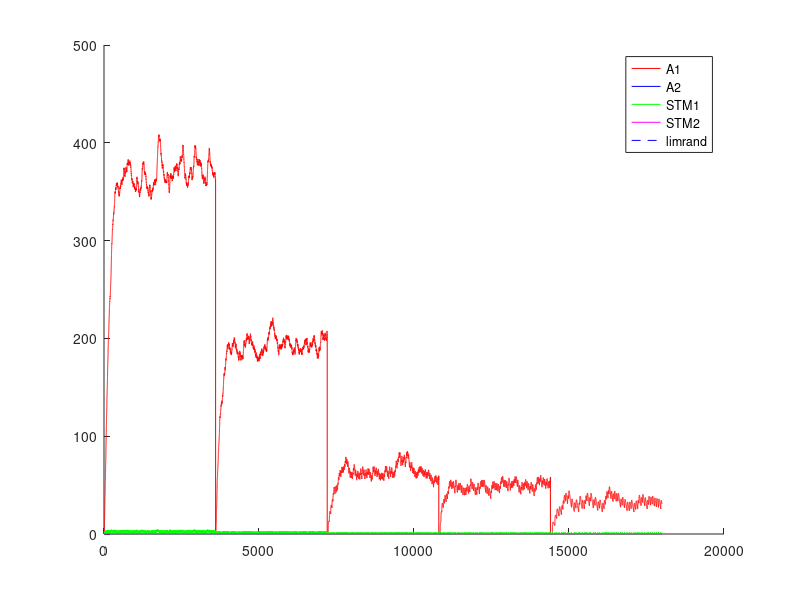

The MATLAB script that drew this image: (Note: this script raises an error after producing the figure.)
%% Experimento con Variable-Interval - VI - intervalo Variable
%% Existen multiples intancias de palanquelo (cada vez que realiza respuesta decide si realiza otra o no)
%% Luego que transcurre el intervalo, si el animal realiza una respuesta obtiene refuerzo.
%% Un trial dura 3600 segundos.
%% Una sesion 1 o 3 trial (seg´un la dinamica del animal)
%% 5 sesiones por Experimento. Cada sesion es un intervalo diferente.
%% 1 experimento
%% Tiempo para realizar un respuesta 1 segundo
%% 
%% La probabilidad de eleccion se ajusta al nivel de maxima frecuencia de palanqueo
%% 

close all
clc
clear

%% Matriz de pago 0 1 

%%% Se ajusto la apreciacion de las cantidades de refuerzo 
function rf = feel(pellets)
  rf=0;
  if (nargin~=0)
    rf=(12.8*(1-exp(-.25.* pellets.^(2))))+(12.8*(1-exp(-.5.* pellets)));
  else
    error ("Faltan parametros");
  endif
endfunction
%% 
%% 

%% INICIALIZATION
%%%%%% CONSTANTES DE SESIONES
Ntrial  =  1 ;   %% un trial de 3600 segundos
tTrial  =  3600; %% en segundos
tResp   =  1;    %% en segundos
tMuestreo = 0.25;%% en segundos
Nses    =  5 ;
Vi=[5,10,30,40,60]; %% valores medios de intervalos variables
Ntest   =  1;
limrand =  0.138;
saving  =  0.01 ;
%%%%%% CONSTANTES DE DECAIMIENTO
alpha = 1*tMuestreo;
beta  = 0.125*tMuestreo ;
gamma = 0.0067*tMuestreo;%0.025 ; 
delta = 1*tMuestreo;
%%%%%% INICIALIZACION
palanca = zeros(2,1);
Rf_1=0;
Rf_2=0;
A1=zeros(1,Ntest);
A2=zeros(1,Ntest);
stm_1=zeros(2,Ntest);
stm_2=zeros(2,Ntest);
d=1;

sesion = zeros(Nses,1);
trialXsesion = zeros(Nses,Ntrial);
terminal_sesion=zeros(Nses,1);
nb_resp = zeros(Nses,Ntest);
refuerzo = zeros(Nses,Ntest);
%contadorP1=0;
%contadorP2=0;
contadorI=0;

%% CALCULO DE AROUSAL MAXIMO
%% Iteraciones de respuesta refuerzo para encotnrar el STM medio
Nconfig=5; %% Tasa de respuesta de configuracion
%plot([1:0.01:20],(12.8*(1-exp(-.25.* [1:0.01:20].^(2))))+(12.8*(1-exp(-.5.* [1:0.01:20]))),'.k')
R1 = floor(feel(1)); %tiempo de refuezo para R
l1 = Nconfig/tMuestreo; % duracion entre trials
suma = 0; %suma es un valor necesaria para calcular max1 y min1
suma = alpha*R1 %% Refuerzo cada N respuestas
iter=100; %% numero de iteraciones para que converja el stm
max1 = 0; %maximum de stm1
min1 = 0; %minimum de stm1
for i = 1:iter 
  suma = (1-beta)^(Nconfig/tMuestreo)*suma;%% Instantes que decae el stm
  min1=suma;
  suma += alpha*R1; %Refuerzo
  max1=suma;
end
comp=.88;
S1 = (((max1-min1)*(comp*l1))/2)+min1*comp*l1; %calcul de la superficie del triangulo mas la de el rectangulo
stm_1_medio = S1/(l1);
A1max = (delta/gamma)*stm_1_medio;

%% INICIO DE LAS ITERATIONS
for l = 1:Ntest  %% TESTES
  Num=0;
  for k = 1:Nses  %% SESIONES (cambia el N)
    i=1;
    %duracion = [1,tTrial*ones(1,Ntrial)];
    
    contador = 0;
    contadorI =0;
    %palanca(1)=randi(2);
    
    %% Agregar intervalo de refuerzos  %%
    intervalo=Vi(k);
    if k>1
      A1(Num+1,l)=saving*A1(Num,l);
      A2(Num+1,l)=saving*A2(Num,l);
      stm_1(Num+1,l)=0*stm_1(Num,l);
      stm_2(Num+1,l)=0*stm_2(Num,l); 
      %%% ELECCION DE LA PRIMERA PALANCA 
%      if A1(Num,1)>A2(Num,1)
%        palanca(2)=1;
%      else
%        palanca(2)=2;
%      end
    end       
    P1(i,k)=0.5;
    %P2(i,k)=0.5;
    for j=2:(Ntrial*tTrial/tMuestreo) %% Todos los trials juntos
      
      if contador == tResp/tMuestreo%duracion(i)
        contador = 0;
        i = i+1 ;
        J = j ;
        if (i==3605)
        aa=1;
        endif
        P1(i,k)=0.5*(1-exp(-(5*A1((j-1)+Num,l))/A1max))+0.5; %probabilidad en exponential
        
        a = rand ;
        %%% ELECCION DE LA PALANCA %%% Basicamente elige palanquear o no palanquear
        if (A1((j-1)+Num,l)<=limrand)&&(A2((j-1)+Num,l)<=limrand)
          palanca(i)=randi(2);
        elseif (A1((j-1)+Num,l)>=limrand)&&(A2((j-1)+Num,l)<=limrand)
          if a>=P1(i,k)
            palanca(i)=2;
          else
            palanca(i)=1;
          end
        elseif (A1((j-1)+Num,l)>A2((j-1)+Num,l))
          if a>=P1(i,k)
            palanca(i)=2;
          else
            palanca(i)=1;
          end
        end
        %%% REFUERZO %%%
        if (contadorI >= intervalo/tMuestreo)
          if (palanca(i)==1)
            Rfz=floor(feel(1));
            Rf_1 = Rfz;
            Rf_2 = 0;
            contadorI =1;
            dispe =.5; %% dispercion del 50% del valor de la intervalo
            intervalo = Vi(k)*(1 + dispe*(1-2*rand));
            refuerzo(k,l)++;
          else
          %contador++;
          contadorI++;
          Rf_1=0;
          Rf_2=0;
          endif
        else
        %contador++;
        contadorI++;
        Rf_1=0;
        Rf_2=0;
        endif
      else
        contador++;
        contadorI++;
        Rf_1=0;
        Rf_2=0;
      end
      stm_1(j+Num,l)=(1-beta)*stm_1((j-1)+Num,l)+alpha*Rf_1;
      stm_2(j+Num,l)=(1-beta)*stm_2((j-1)+Num,l)+alpha*Rf_2;
      A1(j+Num,l)=(1-gamma)*A1((j-1)+Num,l)+delta*stm_1(j+Num,l);
      A2(j+Num,l)=(1-gamma)*A2((j-1)+Num,l)+delta*stm_2(j+Num,l);
    end
    
    
    %%% CONTADOR DE A QUE J SE CAMBIA LA SESION
    %sesion(k-1,l)=j;
    sesion(k,l)=j+Num;
    %%% DEFINICION DE NUM
%    compteur = 0 ;
%    for i=1:length(A1(:,l))
%      if A1(i,l)~=0
%        compteur = compteur +1;
%      end
%    end
%    Num=compteur;
    Num = j+Num;
    Sizemat = length(A1);
    
    for j = 1:length(palanca)
      if palanca(j)==1
        %nb_coop(k-1,l)= nb_coop(k-1,l)+1;
        nb_resp(k,l)= nb_resp(k,l)+1;
      end
    end
  end
end


%%% PRUEBAS 
%%% ENCONTRA LA LONGITUD REAL DEL EXPERIMENTACION
nonnul = zeros(Ntest,1);
for k=1:Ntest
  for i=1:length(A1)
    if A1(i,k) ~= 0
      nonnul(k)=nonnul(k)+1;
    end
  end
end

%%% PRUEBA I _ PESO DE LA EXPERIMENTACION EN LA MEMORIA
porcent = 0;
for i = 1:Ntest
  if sum(A1(:,i)) > 10 * sum(A2(:,i))
    porcent = porcent +1;
  end
end

%%% PRUEBA II _ SI LA EXCITATION ALCANZA A SU MAXIMUM
maxima = zeros(Ntest,1);
for k = 1:Ntest
  if floor(max(A1(:,k))) == floor(max(max(A1))) 
    maxima(k) = maxima(k) +1;
  end
end

%%% PRUEBA III _ EN QUE SESION LA PALANCA GANA DE VERDAD
%ird = zeros(Ntest,1);
%for k = 1:Ntest
%  i=1;
%  while 1
%    if A1(nonnul(k)-i,k) < limrand
%      ird(k) = nonnul(k)-i+1;
%      break;
%    else
%      i=i+1;
%    end
%  end
%end
%
%%%% PRUEBA IV _ CONVIERTE J EN NUMERO DE SESION
%for k = 1:Ntest
%  i=1;
%  while 1
%    if ird(k) <= sum(sesion(1:i)+50)
%      ird(k)=i;
%      break;
%    else
%      i=i+1;
%    end
%  end
%end

%%% PRUEBA V _ PORCENTAJE DE COOPERACION POR SESION / EXPERIMENTO


%porcentaje_coop_sesion=zeros(Nses,Ntest);
%porcentaje_coop_experimento=zeros(Ntest,1);
%for k = 1:Ntest
%  porcentaje_coop_experimento(k)=sum(nb_coop(:,k))/(Ntrial*Nses)*100;
%end

%for i=1:Ntest
%  terminal_sesion(1,i)=sesion(1,i);
%  for j=2:Nses
%    terminal_sesion(j,i)=sesion(j,i)+terminal_sesion(j-1,i);
%  end
%end

%%% DEMOSTRACION 


%promedio_sesion=sum(ird)/Ntest
%porcent_10xsuperior_al_otra=porcent/Ntest * 100;
%cuanto_alcanzan_al_maxima=sum(maxima)/Ntest * 100;
%porcentaje_coop_experimento;
%porcentaje_coop_sesion=floor(nb_coop/Ntrial*100);

resp_por_segundos=nb_resp/length(palanca); %numero de respuestas dividido por el numero de respestas maximal posible




for i=1:Ntest
  figure
  hold on
  plot((1:Sizemat)*tMuestreo,A1(:,i),'r',(1:Sizemat)*tMuestreo,A2(:,i),'b',(1:Sizemat)*tMuestreo,stm_1(:,i),'g',(1:Sizemat)*tMuestreo,stm_2(:,i),'m',(1:Sizemat)*tMuestreo,limrand*ones(1,length([1:Sizemat])),'--b')
  legend("A1","A2","STM1","STM2","limrand");
  for j=1:Nses
    %plot(sesion(j,i)*ones(1,max(max(A1(:,i)))),(1:max(max(A1(:,i)))),'--k');
    h=plot((sesion(j,i).*tMuestreo)*ones(1,max(max(A1(:,i)))),(1:max(max(A1(:,i)))),'--k');
    set(h, "linewidth", 2);
    if j==1
      h=plot(1:sesion(j,i)/4,P1(:,j)'*A1max,'.-m');
    else
      h=plot(sesion(j-1,i)/4+1:sesion(j,i)/4,P1(:,j)'*A1max,'.-m');
    endif
  endfor
  plot((0:sesion(Nses,i))/4,A1max*ones(1,length(0:sesion(Nses,i))))
  hold off;
endfor

%% Maximos exitos por intervalo= 10-360 - 30-120 - 40-65 - 60-60 

color = 'rgbmkmrgbk';
figure
hold on
for i=1:Ntest
  plot(Vi,resp_por_segundos(:,i),'Color',color(i));
  title('Respuestas por segundos');
  xlabel('Interval');
  ylabel('Respuestas/segundos');
end
hold off


figure
hold on
for i=1:Ntest
  plot(refuerzo(:,i),resp_por_segundos(:,i),'Color',color(i));
  title('Respuestas y refuerzo');
  xlabel('Refuerzo');
  ylabel('Respuestas/segundos');
end
hold off

%%% probl�me de temps, pas le temps de d�croitre du coup red�marre plus
%%% haut CQFD
%%%% CASTIGO DE TIEMPO 
%%%% CUANTO VECES ELIGE COOPERATION
%%% Pour chaque session r�cup�rer le nombre de coop�ration et tracer la
%%% courbe correspondante 
